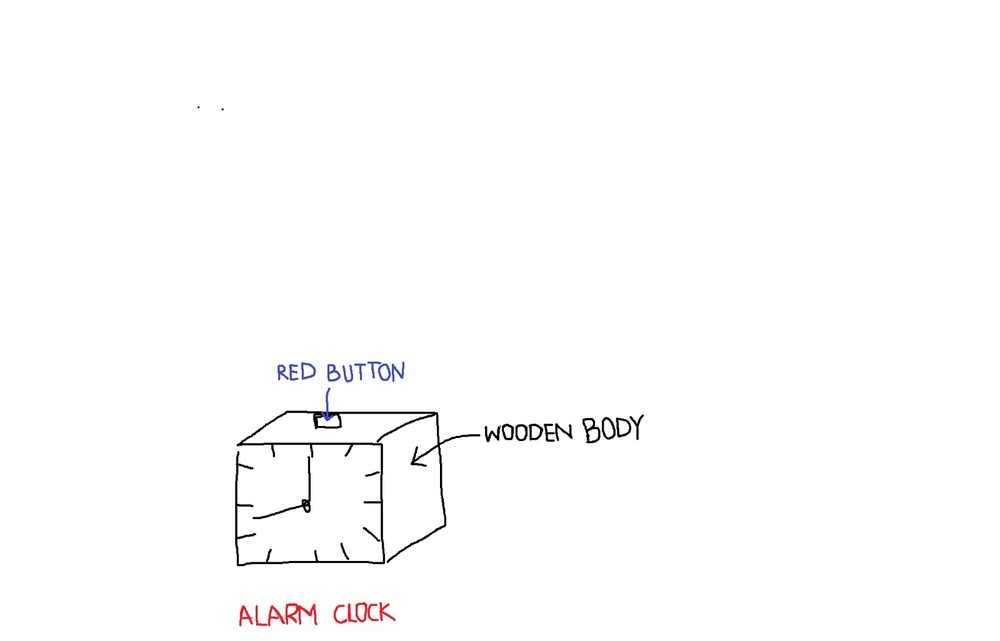
#> input picture 2D_to_3D/inputs/raw_sketches/clockSketch.jpeg, 1000 x 641 px, shrunk from 1600 x 1026 before the run; its folder holds only this picture in this run
$ python -i annotations_processor.py   (imports and definitions only)
#> lines starting #> are read from the running program, lines starting #| are printed output that depends on the picture; after the words box and inside, x2 and y2 are one past the last pixel; in counts of white or black regions, pixels touching at a corner belong together
#> further down, picture is the input picture: shape (641, 1000, 3); mean B, G, R 252.8, 252.7, 252.9
import cv2
import numpy as np
import easyocr

# Initialize reader globally to save VRAM/time
# [1 line that did not run here, left out]

def process_annotated_sketch(img):
    """
    Main entry point for the pipeline.
    Takes a numpy image (from Gradio) and returns a dictionary of found text.
    """
    hsv = cv2.cvtColor(img, cv2.COLOR_BGR2HSV)
#> hsv: shape (641, 1000, 3); mean H, S, V 1.7, 0.6, 253.1

    # 1. DEFINE HSV COLOR RANGES
    # --- RED ---
    lower_red1, upper_red1 = np.array([0, 120, 100]), np.array([10, 255, 255])
    lower_red2, upper_red2 = np.array([170, 120, 100]), np.array([180, 255, 255])
    mask_red = cv2.inRange(hsv, lower_red1, upper_red1) + cv2.inRange(hsv, lower_red2, upper_red2)
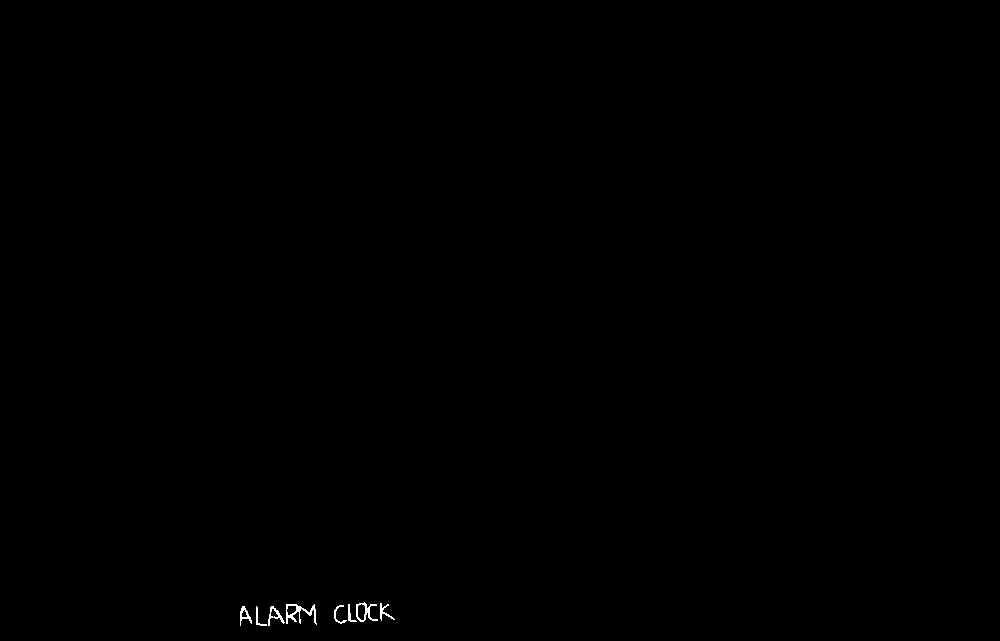
#> mask_red: shape (641, 1000); 0.13% white in thin lines or dots, all inside (x1, y1, x2, y2) = (240, 602, 395, 626)

    # --- BLUE ---
    lower_blue, upper_blue = np.array([100, 120, 100]), np.array([130, 255, 255])
    mask_blue = cv2.inRange(hsv, lower_blue, upper_blue)
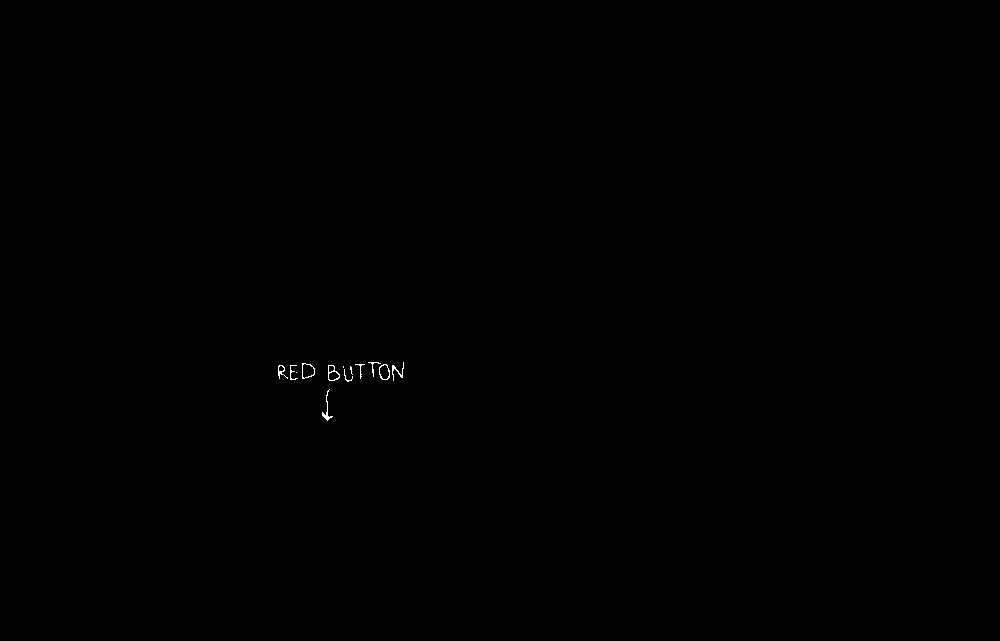
#> mask_blue: shape (641, 1000); 0.08% white in thin lines or dots, all inside (x1, y1, x2, y2) = (278, 362, 404, 421)

    # --- BLACK ---
    lower_black, upper_black = np.array([0, 0, 0]), np.array([180, 255, 60])
    mask_black = cv2.inRange(hsv, lower_black, upper_black)
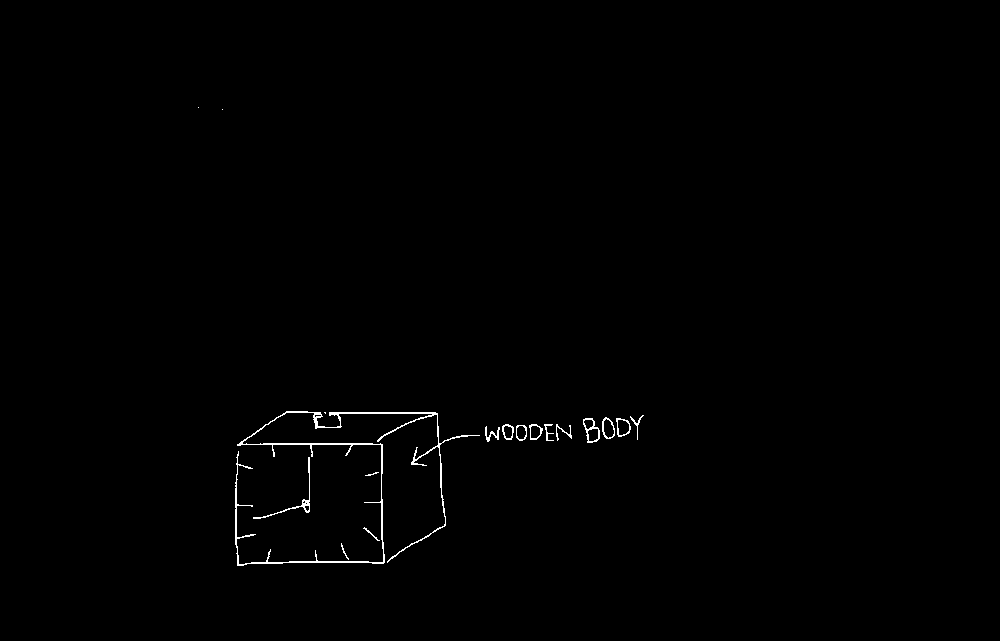
#> mask_black: shape (641, 1000); 0.51% white in thin lines or dots, all inside (x1, y1, x2, y2) = (198, 107, 644, 566)

    # 2. INTERACTION CLEANUP
    mask_black = cv2.bitwise_and(mask_black, cv2.bitwise_not(mask_blue))
    mask_black = cv2.bitwise_and(mask_black, cv2.bitwise_not(mask_red))

    kernel = np.ones((2,2), np.uint8)
    mask_black = cv2.dilate(mask_black, kernel, iterations=1)
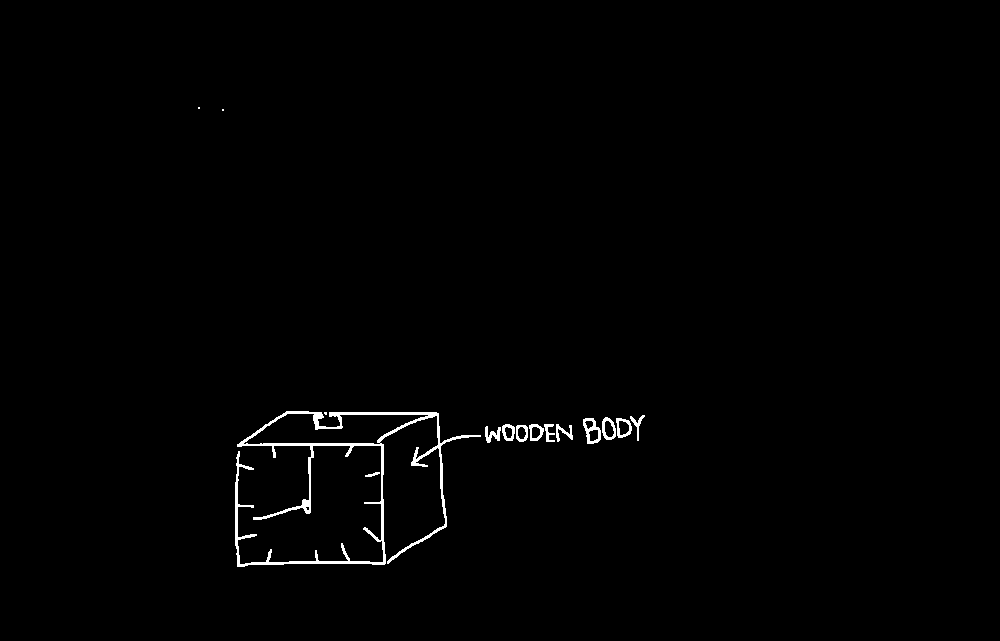
#> mask_black: shape (641, 1000); 0.85% white; 15 white regions (3 under 20 px), largest, box (x1, y1, x2, y2) and area: (235, 411, 481, 567) 4055, (583, 418, 601, 444) 220, (602, 417, 616, 440) 152
    mask_red = cv2.morphologyEx(mask_red, cv2.MORPH_OPEN, kernel)
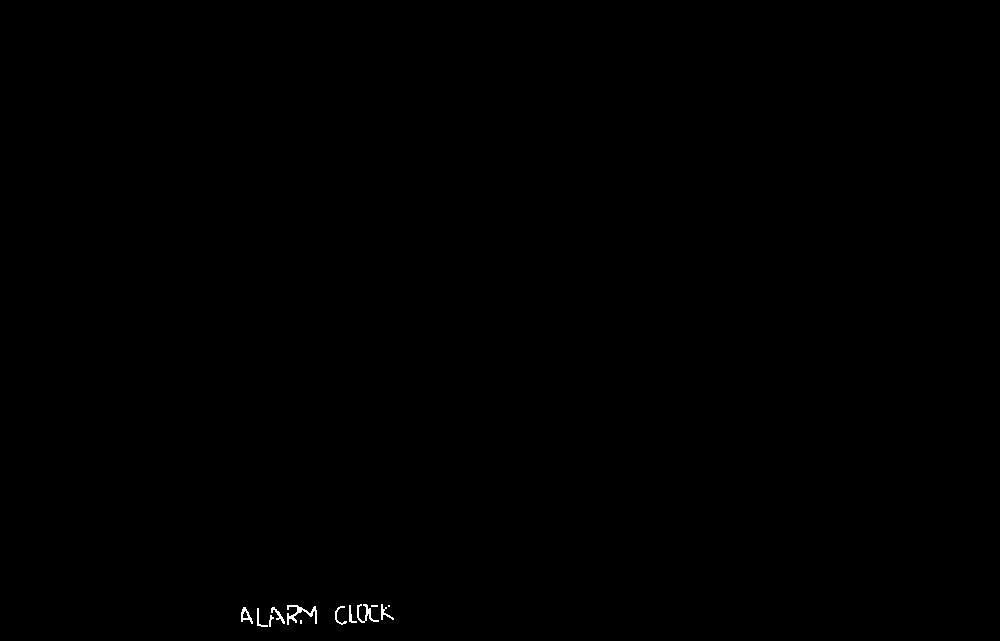
#> mask_red: shape (641, 1000); 0.12% white in thin lines or dots, all inside (x1, y1, x2, y2) = (241, 604, 394, 627)
    mask_blue = cv2.morphologyEx(mask_blue, cv2.MORPH_OPEN, kernel)
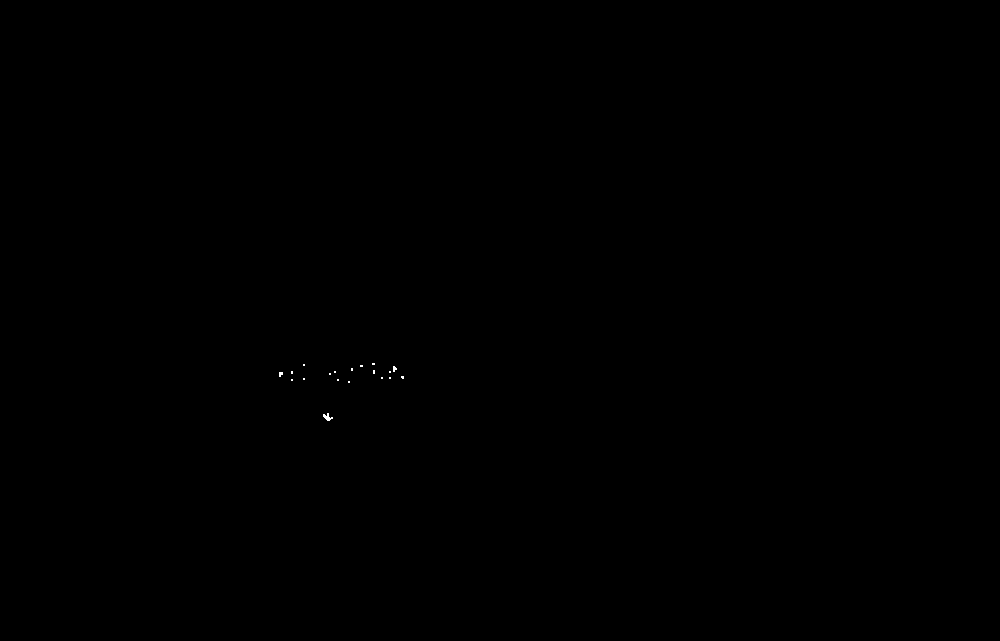
#> mask_blue: shape (641, 1000); 0.02% white in thin lines or dots, all inside (x1, y1, x2, y2) = (279, 363, 404, 421)
    mask_black = cv2.morphologyEx(mask_black, cv2.MORPH_OPEN, kernel)
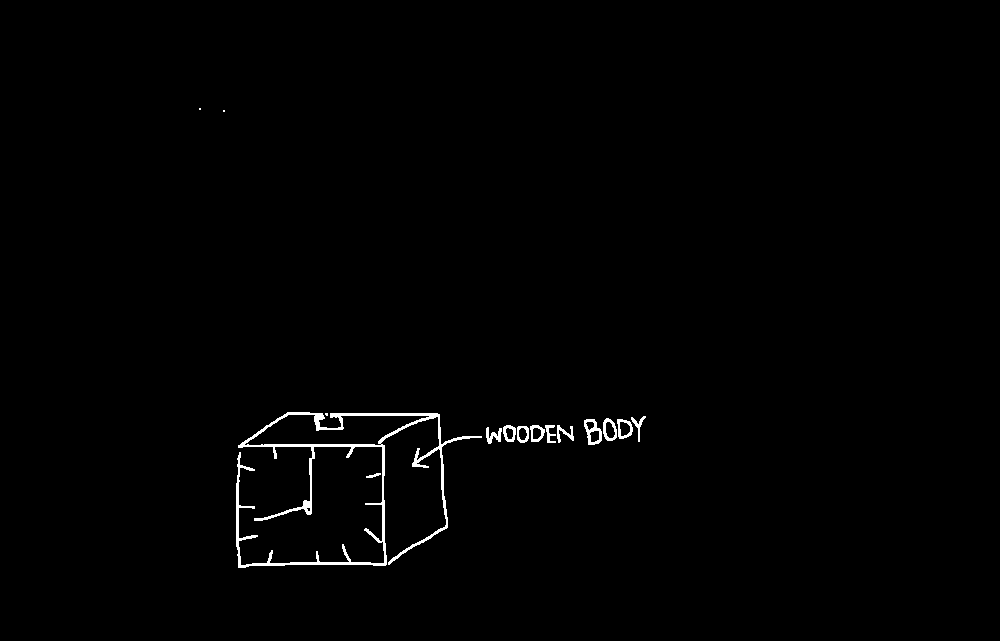
#> mask_black: shape (641, 1000); 0.85% white; 15 white regions (3 under 20 px), largest, box (x1, y1, x2, y2) and area: (236, 412, 482, 568) 4055, (584, 419, 602, 445) 220, (603, 418, 617, 441) 152

    # 3. PREPARE OCR-FRIENDLY IMAGES
    def prepare_canvas(mask, original_img):
        canvas = np.full(original_img.shape, 255, dtype=np.uint8)
        canvas[mask > 0] = (0, 0, 0)
        return cv2.cvtColor(canvas, cv2.COLOR_BGR2GRAY)

    red_for_ocr = prepare_canvas(mask_red, img)
    blue_for_ocr = prepare_canvas(mask_blue, img)
    black_for_ocr = prepare_canvas(mask_black, img)

    # 4. EXECUTE OCR
#> (the run stopped early here; a loop or call above may not have finished)
